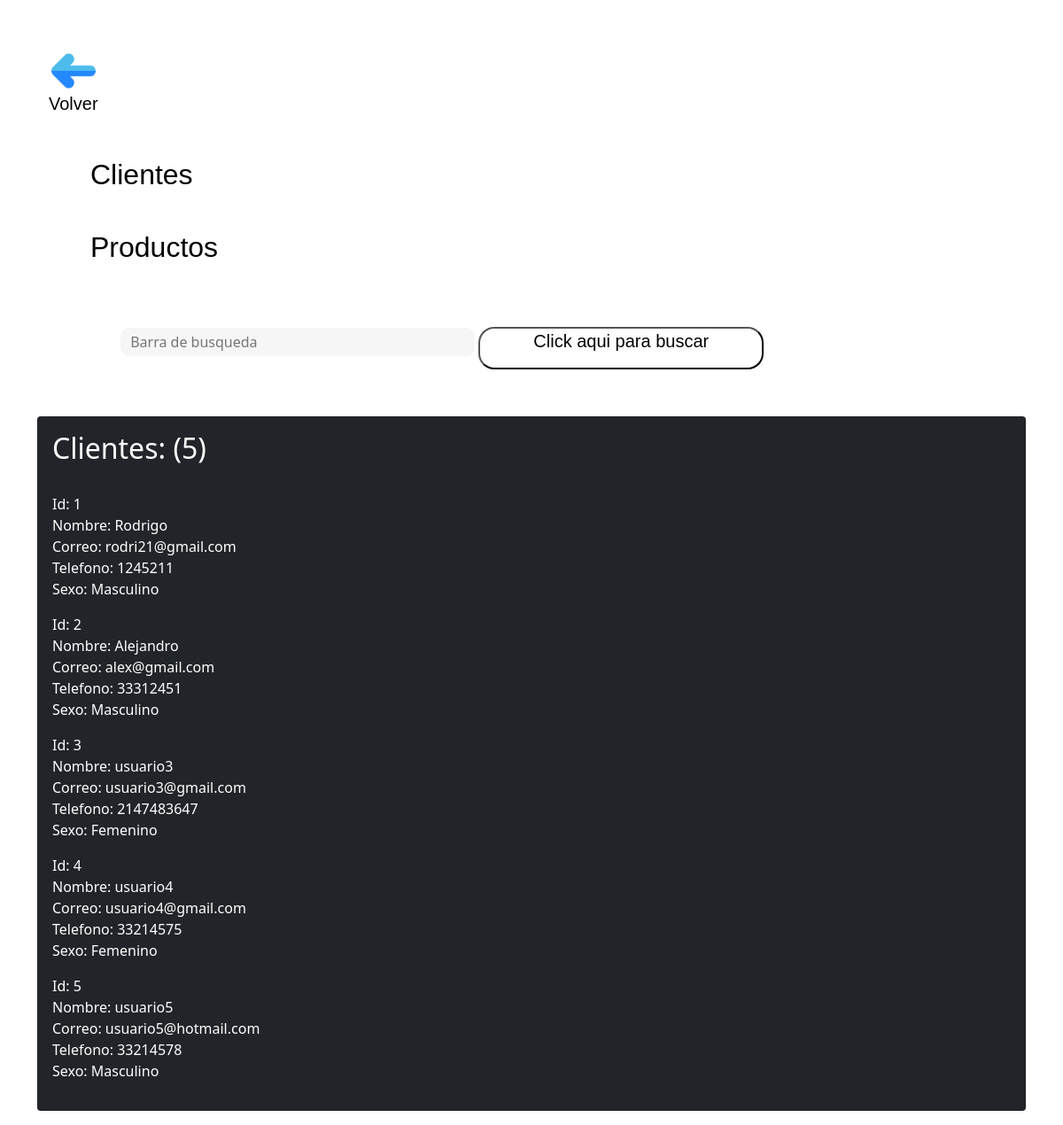
Screenshot of /consultclientagencia.php with the database file from the repository.
### tables this page shows
CREATE TABLE `formusuario` (
  `id` int(255) NOT NULL,
  `nombre` varchar(100) NOT NULL,
  `correo` varchar(100) NOT NULL,
  `telefono` int(50) NOT NULL,
  `sexo` varchar(100) NOT NULL,
  `contrasena` varchar(50) NOT NULL
);

### consultclientagencia.php (the view, shortened to what this page needs)
<?php
$con = conectar();
?>
<!DOCTYPE html>
<html lang="es">
<head>
    <link href="consultclientagencia.css" rel="stylesheet">
    <link href="https://cdn.jsdelivr.net/npm/bootstrap@5.0.0-beta1/dist/css/bootstrap.min.css" rel="stylesheet">
</head>
<body>
    <div class="container mt-5">
        <div class="row">
            <div class="col-md-3">
            <a href="loginagencia.html" class="btn" type="submit" name="registar"><img src="img/Logos/flecha.png"  width="50"><h5><p style="color: black;">Volver </h5> </p></a>
            <br>
            <br>
                    <a href="consultusuarioagencia.php" class="btn1" type="submit" name="registar"><h2><p style="color: black;">Clientes</h2> </p></a>
                    <br>
                    <br>
                    <a href="consultprodagencia.php" class="btn1" type="submit" name="registar"><h2><p style="color: black;">Productos</h2> </p></a>
                    <br>
           <br>
           <br>
</div>
</div>
</div>
<div class="container mt-50">
<div class="col-12">
<form method="POST" action="consultprodagencia.php">
<div class="mb-3">
<label class="form-label"><h4><p style="color: #FFFFFF;">Buscar:</h4></label>
<input type="text" class="form" placeholder="Barra de busqueda" id="buscar" name="buscar">
<button type="text" class="btn1" type="submit" name="registar" id="registrar"><h5><p style="color: black ;">Click aqui para buscar</h5> </p></button>
</div>
</form>
<div class="card text-white bg-dark col-12 mt-5  mb-3" style="max-width: 180rem;">
<div class="card-body">
<?php $busqueda=mysqli_query($con,"SELECT * FROM formusuario WHERE id LIKE LOWER('%".$_POST["buscar"]."%') OR nombre LIKE LOWER('%".$_POST["buscar"]."%')  OR correo LIKE LOWER('%".$_POST["buscar"]."%')  OR telefono LIKE LOWER('%".$_POST["buscar"]."%') OR sexo LIKE LOWER('%".$_POST["buscar"]."%') ");
$numero = mysqli_num_rows($busqueda); ?>
<h2 class="card-tittle">Clientes:   (<?php echo $numero; ?>)</h2>
<br>
<?php while ($resultado = mysqli_fetch_assoc($busqueda)){ ?>
<p class="card-tittle">Id: <?php echo $resultado["id"]; ?><br>Nombre: <?php echo $resultado["nombre"]; ?><br>Correo: <?php echo $resultado["correo"]; ?><br>Telefono: <?php echo $resultado["telefono"]; ?><br>Sexo: <?php echo $resultado["sexo"]; ?></p>
<?php } ?>
</body>
</html>

### consultclientagencia.css (style rules this page uses)
body, html { background: url(img/Logos/prodagencia.jpg) no-repeat; background-size: 1530px; }
* { box-sizing:border-box; }
form label { width:90px; font-weight:bold; display:inline-block; }
form input[type="text"], form input[type="number"], form input[type="email"], form input[type="password"] { width:400px; padding:3px 10px; border:1px solid #f6f6f6; border-radius:10px; background-color:#f6f6f6; margin:5px 0; display:inline-block; }
.btn { font-family: Arial, Helvetica, sans-serif ; font-weight: 100; background-color: rgb(249, 249, 249); border-radius: 18px; padding: 2px 60px; color: white; }
.btn { display: block; margin: auto; }
.btn1 { font-family: Arial, Helvetica, sans-serif ; font-weight: 100; background-color: rgb(255, 255, 255); border-radius: 18px; padding: 2px 60px; color: black; text-decoration: none; }

### rows the page displays
formusuario: id "1", nombre "Rodrigo", correo "rodri21@gmail.com", telefono "1245211", sexo "Masculino"
formusuario: id "2", nombre "Alejandro", correo "alex@gmail.com", telefono "33312451", sexo "Masculino"
formusuario: id "3", nombre "usuario3", correo "usuario3@gmail.com", telefono "2147483647", sexo "Femenino"
formusuario: id "4", nombre "usuario4", correo "usuario4@gmail.com", telefono "33214575", sexo "Femenino"
formusuario: id "5", nombre "usuario5", correo "usuario5@hotmail.com", telefono "33214578", sexo "Masculino"

### other values shown
$numero "5"
